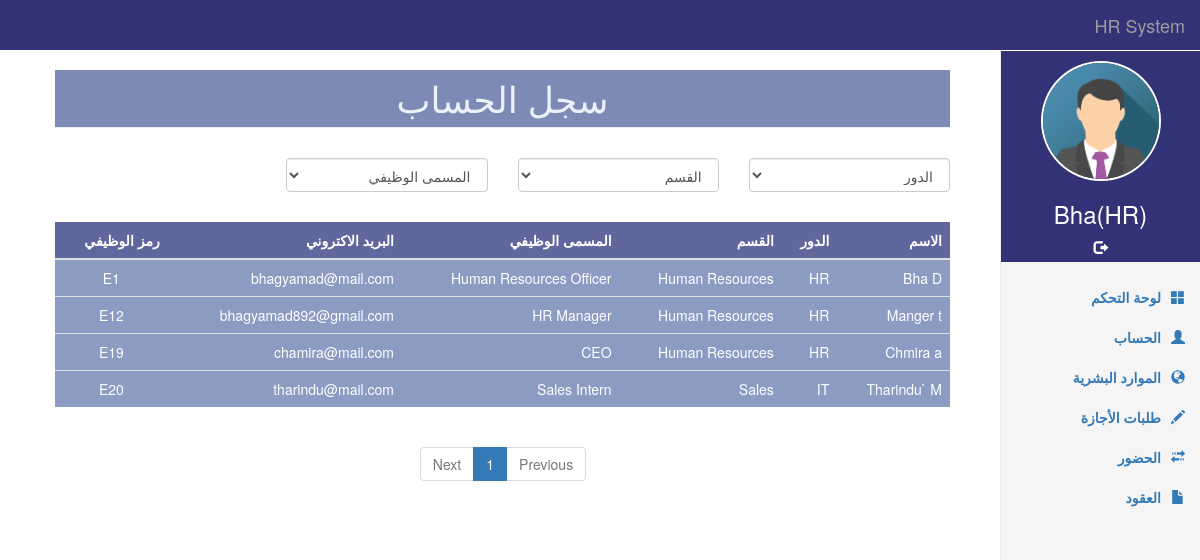
The page /account_history.php (signed in) on the database its author committed.
### tables this page shows
CREATE TABLE IF NOT EXISTS `employee` (
  `ID` int(10) NOT NULL AUTO_INCREMENT,
  `Employee_ID` varchar(10) DEFAULT NULL,
  `Contract_ID` int(10) DEFAULT NULL,
  `Department_ID` int(10) DEFAULT NULL,
  `Manager_ID` int(10) DEFAULT NULL,
  `Phone Number` int(10) NOT NULL,
  `Email` varchar(30) NOT NULL,
  `National_ID` varchar(10) DEFAULT NULL,
  `Password` varchar(255) DEFAULT '',
  `First_Name` varchar(25) NOT NULL,
  `Middle_Name` varchar(25) NOT NULL,
  `Last_Name` varchar(25) NOT NULL,
  `Street` varchar(50) NOT NULL,
  `Neighborhood` varchar(50) NOT NULL,
  `City` varchar(30) NOT NULL,
  `Gender` varchar(10) NOT NULL,
  `Nationality` varchar(25) NOT NULL,
  `Role` int(11) DEFAULT NULL,
  PRIMARY KEY (`ID`),
  UNIQUE KEY `Phone Number` (`Phone Number`),
  UNIQUE KEY `Email` (`Email`),
  UNIQUE KEY `Contract_ID` (`Contract_ID`),
  KEY `Employee_Department` (`Department_ID`),
  KEY `Employee_Roles` (`Role`),
  KEY `Manager_ID` (`Manager_ID`),
  CONSTRAINT `Employee_Contract` FOREIGN KEY (`Contract_ID`) REFERENCES `contract` (`Contract_ID`) ON DELETE CASCADE ON UPDATE CASCADE,
  CONSTRAINT `Employee_Department` FOREIGN KEY (`Department_ID`) REFERENCES `department` (`Department_ID`) ON DELETE CASCADE ON UPDATE CASCADE,
  CONSTRAINT `Employee_Roles` FOREIGN KEY (`Role`) REFERENCES `roles` (`id`) ON DELETE CASCADE ON UPDATE CASCADE
);

CREATE TABLE IF NOT EXISTS `roles` (
  `id` int(11) NOT NULL AUTO_INCREMENT,
  `role_name` varchar(100) DEFAULT NULL,
  PRIMARY KEY (`id`)
);

CREATE TABLE IF NOT EXISTS `department` (
  `Department_ID` int(10) NOT NULL AUTO_INCREMENT,
  `Name` varchar(30) NOT NULL,
  PRIMARY KEY (`Department_ID`)
);

CREATE TABLE IF NOT EXISTS `contract` (
  `Contract_ID` int(10) NOT NULL AUTO_INCREMENT,
  `Type` varchar(25) NOT NULL,
  `Hijri_Date` date DEFAULT NULL,
  `Gregorian_Date` date DEFAULT NULL,
  `Job_Position` varchar(50) NOT NULL,
  `Salary` double NOT NULL,
  `Housing_Allowance` int(15) NOT NULL,
  `Transportation_Allowance` int(15) NOT NULL,
  `Start_Date` date NOT NULL,
  `End_Date` date NOT NULL,
  PRIMARY KEY (`Contract_ID`)
);

### account_history.php (the view, shortened to what this page needs)
<?php
require_once "config/config.php";
require_once 'includes/header.php';
require_once 'includes/nav-bar.php';
$where = " where 1=1";
if (isset($_GET['page_no']) && $_GET['page_no']!="") {
	$page_no = $_GET['page_no'];
} else {
		$page_no = 1;
}
$total_records_per_page = 10;
$offset = ($page_no-1) * $total_records_per_page;
?>
    <div class="container">
      <div class="row">
        <?php
          require_once 'includes/side-bar.php';
        ?>
        <div class="col-sm-9 col-sm-offset-3 col-md-10 col-md-offset-2 main">
          <h1 class="page-header">سجل الحساب</h1>
          <form class="form-signin" name="formAccounts" id="formAccounts" action="<?php echo htmlspecialchars($_SERVER["PHP_SELF"]); ?>" method="post">
            <div class="row" style="margin-top: 30px;">
              <div class="col-sm-3">
                <select name="filter_role" class="form-control acc-filter-select">
                  <option value="">الدور</option>
                </select>
              </div>
              <div class="col-sm-3">
                <select name="filter_department" class="form-control acc-filter-select">
                  <option value="">القسم</option>
                </select>
              </div>
              <div class="col-sm-3">
                <select name="filter_job_position" class="form-control acc-filter-select">
                  <option value="">المسمى الوظيفي</option>
                </select>
              </div>
            </div>
          </form>
          <div class="table-responsive" style="margin-top: 30px;">
            <?php
              $sql1 = "select e.ID as emp_id, e.`First_Name`, e.`Last_Name`, e.`Email`, d.`Name`, e.`Employee_ID`, r.`role_name`, c.`Job_Position` from `employee` e left join `department` d on d.`Department_ID` = e.`Department_ID` left join roles r on r.`id` = e.`Role` left join `contract` c on c.`Contract_ID` = e.`Contract_ID`".$where;
              $result1 = $conn->query($sql1);
              $total_records = $result1->num_rows;
              $total_no_of_pages = ceil($total_records / $total_records_per_page);
              $sql = "select e.ID as emp_id, e.`First_Name`, e.`Last_Name`, e.`Email`, d.`Name`, e.`Employee_ID`, r.`role_name`, c.`Job_Position` from `employee` e left join `department` d on d.`Department_ID` = e.`Department_ID` left join roles r on r.`id` = e.`Role` left join `contract` c on c.`Contract_ID` = e.`Contract_ID`".$where." LIMIT $offset, $total_records_per_page";
              $result = $conn->query($sql);
              if ($result->num_rows > 0) {
                $arrEmployees = mysqli_fetch_all($result, MYSQLI_ASSOC);
            ?>
            <table class="table table-striped">
              <thead>
                <tr>
                  <th>الاسم</th>
                  <th>الدور</th>
                  <th>القسم</th>
                  <th>المسمى الوظيفي</th>
                  <th>البريد الاكتروني</th>
                  <th>رمز الوظيفي</th>
                </tr>
              </thead>
              <tbody>
                <?php
                foreach ($arrEmployees as $employee) {
                ?>
                <tr>
                  <td><?php echo $employee['First_Name']." ".$employee['Last_Name']; ?></td>
                  <td><?php echo $employee['role_name']; ?></td>
                  <td><?php echo $employee['Name']; ?></td>
                  <td><?php echo $employee['Job_Position']; ?></td>
                  <td><?php echo $employee['Email']; ?></td>
                  <td style="text-align: center;"><?php echo $employee['Employee_ID']; ?></td>
                </tr>
                <?php
                }
                ?>
              </tbody>
            </table>
                <?php include_once('includes/pagination.php'); ?>
              <?php
              }
              else {
              ?>
              <p>لا توجد سجلات بالمعلومات المحددة</p>
              <?php
              }
              ?>
          </div>
        </div>
      </div>
    </div>
 <?php
 require_once 'includes/footer.php';
 ?>

### includes/header.php (shortened to what this page needs)
<!DOCTYPE html>
<html lang="en">
  <head>
    <link href="plugins/dist/css/bootstrap.min.css" rel="stylesheet">
    <link href="plugins/dist/css/bootstrap-rtl.min.css" rel="stylesheet">
    <link href="css/dashboard.css" rel="stylesheet">
    <link href="css/style.css" rel="stylesheet">
    <link rel="stylesheet" href="css/flexbox-bar-graph.css" />
  </head>
  <body>

### includes/nav-bar.php (shortened to what this page needs)
<nav class="navbar navbar-inverse navbar-fixed-top">
      <div class="container-fluid">
        <div class="navbar-header">
          <a class="navbar-brand" href="#">HR System</a>
        </div>
      </div>
    </nav>

### includes/side-bar.php
<div class="col-sm-3 col-md-2 sidebar">
  <div class="user-info">
      <img src="images/img_avatar.png" class="img img-responsive" alt="Avatar"><h3 id="employeename"><?php echo $_SESSION["username"]."(".$_SESSION["role"].")" ?></h3>
      <a href="logout.php"><span class="glyphicon glyphicon-log-out" style="color: fff;" aria-hidden="true"></span></a>
  </div>
  <ul class="nav nav-sidebar">
      <li><a href="dashboard.php"><span class="glyphicon glyphicon-th-large" aria-hidden="true"></span><strong>لوحة التحكم</strong></a></li>
      <li><a href="my_account.php"><span class="glyphicon glyphicon-user" aria-hidden="true"></span><strong>الحساب</strong></a></li>
      <li><a href="account_history.php"><span class="glyphicon glyphicon-globe" aria-hidden="true"></span><strong>الموارد البشرية</strong></a></li>
      <li><a href="leave_request_history.php"><span class="glyphicon glyphicon-pencil" aria-hidden="true"></span><strong>طلبات الأجازة</strong></a></li>
      <li><a href="attendance_history.php"><span class="glyphicon glyphicon-transfer" aria-hidden="true"></span><strong>الحضور</strong></a></li>
      <li><a href="contract_history.php"><span class="glyphicon glyphicon-file" aria-hidden="true"></span><strong>العقود</strong></a></li>
  </ul>
</div>

### includes/pagination.php (shortened to what this page needs)
<div class="col-sm-12 text-center">
              <ul class="pagination">
                <li <?php if($page_no <= 1){ echo "class='disabled'"; } ?>>
                <a <?php if($page_no > 1){ echo "href='?page_no=$previous_page'"; } ?>>Previous</a>
                </li>
                  <?php
                if ($total_no_of_pages <= 10){
                  for ($counter = 1; $counter <= $total_no_of_pages; $counter++){
                    if ($counter == $page_no) {
                    echo "<li class='active'><a>$counter</a></li>";
                      }else{
                        echo "<li><a href='?page_no=$counter'>$counter</a></li>";
                      }
                      }
                }
              ?>
                <li <?php if($page_no >= $total_no_of_pages){ echo "class='disabled'"; } ?>>
                <a <?php if($page_no < $total_no_of_pages) { echo "href='?page_no=$next_page'"; } ?>>Next</a>
                </li>
              </ul>
            </div>

### includes/footer.php (shortened to what this page needs)
  </body>
</html>

### css/dashboard.css (style rules this page uses)
body { padding-top: 50px; }
.navbar-fixed-top { border: 0; }
.sidebar { display: none; }
@media (min-width: 768px) { .sidebar { position: fixed; top: 51px; bottom: 0; right: 0; z-index: 1000; display: block; padding: 20px; overflow-x: hidden; overflow-y: auto; background-color: #f5f5f5; border-left: 1px solid #eee; } }
.nav-sidebar { margin-right: -20px; margin-bottom: 20px; margin-left: -21px; }
.nav-sidebar > li > a { padding-right: 20px; padding-left: 20px; }
.main { padding: 20px; }
@media (min-width: 768px) { .main { padding-right: 40px; padding-left: 40px; } }
.main .page-header { margin-top: 0; }

### css/style.css (style rules this page uses)
.nav-sidebar li span { margin-left: 10px; }
.sidebar { padding: 0px; }
.sidebar ul { padding: 15px; }
.user-info { background: #323376; text-align: center; color: #fff; padding-top: 10px; padding-bottom: 5px; width: 100%; }
.user-info img { width: 120px; margin: 0 auto; border: 2px solid #fff; border-radius: 50%; }
table th { background: #60679d; color: #fff; }
table td { background: #8c9bc2; color: #fff; }
.navbar-inverse { background-color: #323277; color: #fff; }
.glyphicon-log-out:before { color:#fff; }
.page-header { text-align: center; margin-top: 0; background: #7d8ab6; color: #ecf0f8; padding-top: 8px; }

### css/flexbox-bar-graph.css (style rules this page uses)
:root { --bar-color-1: #e7eaf1; --bar-color-2: #E42217; --bar-color-3: #4CC417; --bar-color-4: #7D0541; --bar-color-5: #FFD801; }

### rows shown on the page
employee: First_Name "Bha", Last_Name "D", Role.role_name "HR", Department_ID.Name "Human Resources", Contract_ID.Job_Position "Human Resources Officer", Email "bhagyamad@mail.com", Employee_ID "E1"
employee: First_Name "Manger", Last_Name "t", Role.role_name "HR", Department_ID.Name "Human Resources", Contract_ID.Job_Position "HR Manager", Email "bhagyamad892@gmail.com", Employee_ID "E12"
employee: First_Name "Chmira", Last_Name "a", Role.role_name "HR", Department_ID.Name "Human Resources", Contract_ID.Job_Position "CEO", Email "chamira@mail.com", Employee_ID "E19"
employee: First_Name "Tharindu`", Last_Name "M", Role.role_name "IT", Department_ID.Name "Sales", Contract_ID.Job_Position "Sales Intern", Email "tharindu@mail.com", Employee_ID "E20"

### other values the page prints
$_SESSION["username"] "Bha"
$_SESSION["role"] "HR"
